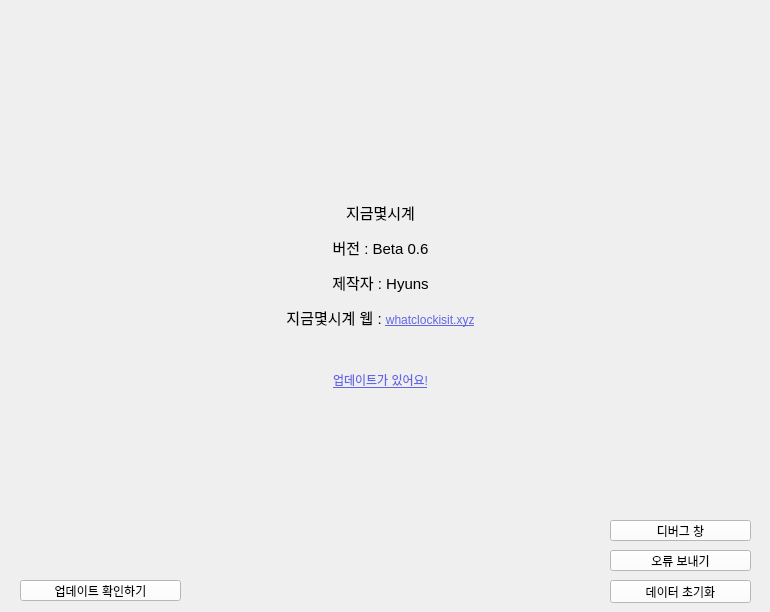
   <widget class="QWidget" name="clock_info_page">
    <widget class="QLabel" name="info_wcii_icon">
     <property name="geometry">
      <rect>
       <x>320</x>
       <y>70</y>
       <width>111</width>
       <height>101</height>
      </rect>
     </property>
     <property name="styleSheet">
      <string notr="true">image: url(:/icon/wcii_icon.png);</string>
     </property>
     <property name="text">
      <string/>
     </property>
    </widget>
    <widget class="QLabel" name="info_label">
     <property name="geometry">
      <rect>
       <x>10</x>
       <y>180</y>
       <width>741</width>
       <height>171</height>
      </rect>
     </property>
     <property name="text">
      <string>&lt;html&gt;&lt;head/&gt;&lt;body&gt;&lt;p align=&quot;center&quot;&gt;&lt;span style=&quot; font-size:11pt;&quot;&gt;지금몇시계&lt;/span&gt;&lt;/p&gt;&lt;p align=&quot;center&quot;&gt;&lt;span style=&quot; font-size:11pt;&quot;&gt;버전 : Beta 0.6&lt;/span&gt;&lt;/p&gt;&lt;p align=&quot;center&quot;&gt;&lt;span style=&quot; font-size:11pt;&quot;&gt;제작자 : Hyuns&lt;/span&gt;&lt;/p&gt;&lt;p align=&quot;center&quot;&gt;&lt;span style=&quot; font-size:11pt;&quot;&gt;지금몇시계 웹 : &lt;/span&gt;&lt;a href=&quot;https://whatclockisit.xyz&quot;&gt;&lt;span style=&quot; text-decoration: underline; color:#6265e7;&quot;&gt;whatclockisit.xyz&lt;/span&gt;&lt;/a&gt;&lt;/p&gt;&lt;/body&gt;&lt;/html&gt;</string>
     </property>
    </widget>
    <widget class="QLabel" name="url_update">
     <property name="geometry">
      <rect>
       <x>0</x>
       <y>370</y>
       <width>761</width>
       <height>21</height>
      </rect>
     </property>
     <property name="styleSheet">
      <string notr="true"/>
     </property>
     <property name="text">
      <string>&lt;html&gt;&lt;head/&gt;&lt;body&gt;&lt;p align=&quot;center&quot;&gt;&lt;a href=&quot;https://whatclockisit.xyz/beta/download.html&quot;&gt;&lt;span style=&quot; text-decoration: underline; color:#6265e7;&quot;&gt;업데이트가 있어요!&lt;/span&gt;&lt;/a&gt;&lt;/p&gt;&lt;/body&gt;&lt;/html&gt;</string>
     </property>
    </widget>
    <widget class="QPushButton" name="checkupdate_button">
     <property name="geometry">
      <rect>
       <x>20</x>
       <y>580</y>
       <width>161</width>
       <height>21</height>
      </rect>
     </property>
     <property name="styleSheet">
      <string notr="true">background-color: rgb(255, 255, 255);
color: rgb(0, 0, 0);</string>
     </property>
     <property name="text">
      <string>업데이트 확인하기</string>
     </property>
    </widget>
    <widget class="QPushButton" name="goerror_button">
     <property name="geometry">
      <rect>
       <x>610</x>
       <y>550</y>
       <width>141</width>
       <height>21</height>
      </rect>
     </property>
     <property name="styleSheet">
      <string notr="true">background-color: rgb(255, 255, 255);
color: rgb(0, 0, 0);</string>
     </property>
     <property name="text">
      <string>오류 보내기</string>
     </property>
    </widget>
    <widget class="QPushButton" name="check_log_button_2">
     <property name="geometry">
      <rect>
       <x>610</x>
       <y>580</y>
       <width>141</width>
       <height>23</height>
      </rect>
     </property>
     <property name="styleSheet">
      <string notr="true">background-color: rgb(255, 255, 255);
color: rgb(0, 0, 0);</string>
     </property>
     <property name="text">
      <string>데이터 초기화</string>
     </property>
    </widget>
    <widget class="QPushButton" name="checkupdate_button_2">
     <property name="geometry">
      <rect>
       <x>610</x>
       <y>520</y>
       <width>141</width>
       <height>21</height>
      </rect>
     </property>
     <property name="styleSheet">
      <string notr="true">background-color: rgb(255, 255, 255);
color: rgb(0, 0, 0);</string>
     </property>
     <property name="text">
      <string>디버그 창</string>
     </property>
    </widget>
   </widget>
